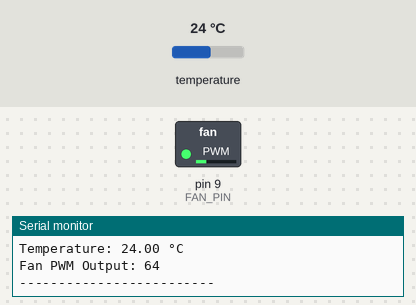
This sketch was run on a simulated Arduino Uno, built with avr-gcc and run on an emulated ATmega328P. On the bench: switched loads named in the sketch (green lamp = pin HIGH), the last lines printed to the serial monitor. The test bench sets the inputs (shaded band); at power-on: temperature 24 °C.

Above: at 1.9 s.
2.0 s: temperature set to 23.4 °C
At 2.7 s:
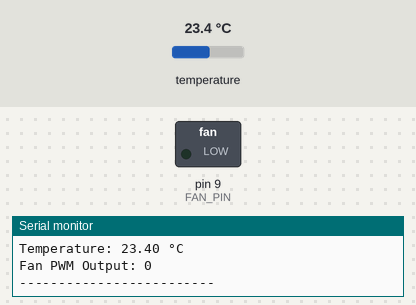
3.6 s: temperature set to 28 °C
At 5.0 s:
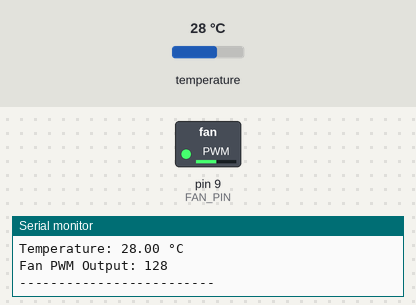
5.6 s: temperature set to 29.2 °C
7.4 s: temperature set to 30.7 °C
At 9.4 s:
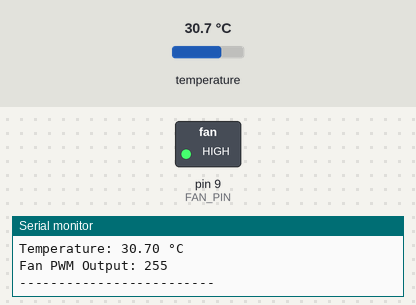
9.7 s: temperature set to 12 °C
At 10.7 s:
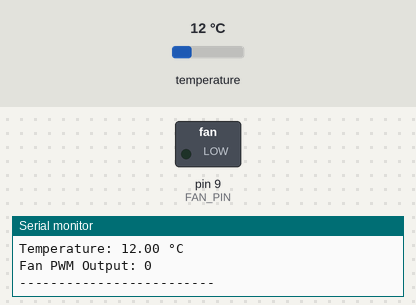
11.8 s: temperature set to 33 °C
At 12.9 s:
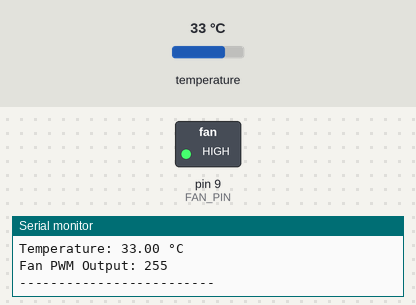
Timing chart, 0 to 14.8 s (numbered marks = the images above; inputs shaded):
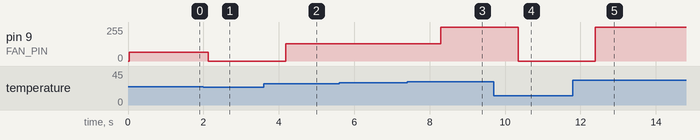

Measured:
- the behaviour switches between 24 and 23.9 °C on temperature (found by bisection; images 0 and 1)
- the behaviour switches between 30 and 30.1 °C on temperature (found by bisection; images 2 and 3)
- after the input at 2.0 s, pin 9 (FAN_PIN): 64/255 → 0/255 after 0.13 s
- after the input at 3.6 s, pin 9 (FAN_PIN): 0/255 → 128/255 after 0.58 s
- after the input at 7.4 s, pin 9 (FAN_PIN): 128/255 → 255/255 after 0.89 s
- after the input at 9.7 s, pin 9 (FAN_PIN): 255/255 → 0/255 after 0.65 s
- after the input at 11.8 s, pin 9 (FAN_PIN): 0/255 → 255/255 after 0.60 s

The sketch:

CPSlab6.3.ino
```cpp
/*
   Exercise 3: Cyber-Physical System
   MCP9808 Temperature Sensor + Fan Speed Control
   States:
      <22°C      → OFF
      22–26°C    → LOW
      27–31°C    → MEDIUM
      >31°C      → HIGH
*/

#include <Wire.h>
#include <Adafruit_MCP9808.h>

Adafruit_MCP9808 tempsensor = Adafruit_MCP9808();

#define FAN_PIN 9   // PWM pin connected to MOSFET gate

void setup() {
  Serial.begin(9600);
  Wire.begin();

  Serial.println("Initializing MCP9808...");

  // Sensor initialization
  if (!tempsensor.begin(0x18)) {   // default address
    Serial.println("ERROR: MCP9808 NOT FOUND!");
    while (1);
  }

  Serial.println("MCP9808 Detected!");
  Serial.println("Fan Control System Started.");

  pinMode(FAN_PIN, OUTPUT);
  analogWrite(FAN_PIN, 0); // Start with fan OFF
}

void loop() {
  // Read temperature in °C
  float tempC = tempsensor.readTempC();

  Serial.print("Temperature: ");
  Serial.print(tempC);
  Serial.println(" °C");

  int fanPWM = 0;

  // ---------------------------
  //      STATE MACHINE
  // ---------------------------
  if (tempC < 24) {
    fanPWM = 0;         // OFF
  }
  else if (tempC <= 27) {
    fanPWM = 64;        // LOW (≈25% duty)
  }
  else if (tempC <= 30) {
    fanPWM = 128;       // MEDIUM (≈50% duty)
  }
  else {
    fanPWM = 255;       // HIGH (100% duty)
  }

  // Apply fan speed
  analogWrite(FAN_PIN, fanPWM);

  Serial.print("Fan PWM Output: ");
  Serial.println(fanPWM);

  Serial.println("-------------------------");

  delay(1000); // 1-second updates
}
```
